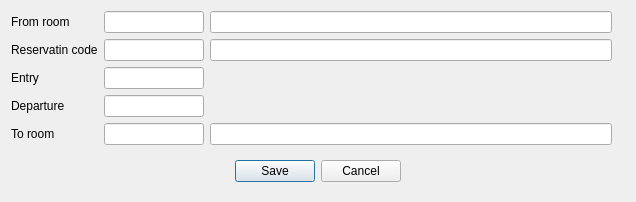
<?xml version="1.0" encoding="UTF-8"?>
<ui version="4.0">
 <class>DlgQuickRoomAssignment</class>
 <widget class="QDialog" name="DlgQuickRoomAssignment">
  <property name="geometry">
   <rect>
    <x>0</x>
    <y>0</y>
    <width>636</width>
    <height>199</height>
   </rect>
  </property>
  <property name="windowTitle">
   <string>Quick room assignment</string>
  </property>
  <layout class="QGridLayout" name="gridLayout">
   <item row="4" column="1">
    <widget class="EQLineEdit" name="letoRoom">
     <property name="maximumSize">
      <size>
       <width>100</width>
       <height>16777215</height>
      </size>
     </property>
    </widget>
   </item>
   <item row="4" column="3">
    <widget class="QLabel" name="lbto">
     <property name="maximumSize">
      <size>
       <width>25</width>
       <height>25</height>
      </size>
     </property>
     <property name="text">
      <string/>
     </property>
     <property name="pixmap">
      <pixmap resource="res.qrc">:/images/remarks.png</pixmap>
     </property>
     <property name="scaledContents">
      <bool>true</bool>
     </property>
     <property name="wordWrap">
      <bool>false</bool>
     </property>
    </widget>
   </item>
   <item row="4" column="2">
    <widget class="EQLineEdit" name="letoGuest">
     <property name="focusPolicy">
      <enum>Qt::ClickFocus</enum>
     </property>
     <property name="readOnly">
      <bool>true</bool>
     </property>
    </widget>
   </item>
   <item row="2" column="0">
    <widget class="QLabel" name="label_3">
     <property name="text">
      <string>Entry</string>
     </property>
    </widget>
   </item>
   <item row="2" column="1">
    <widget class="EDateEdit" name="deEntry">
     <property name="maximumSize">
      <size>
       <width>100</width>
       <height>16777215</height>
      </size>
     </property>
     <property name="focusPolicy">
      <enum>Qt::ClickFocus</enum>
     </property>
     <property name="readOnly">
      <bool>true</bool>
     </property>
    </widget>
   </item>
   <item row="0" column="1">
    <widget class="EQLineEdit" name="lefrRoom">
     <property name="maximumSize">
      <size>
       <width>100</width>
       <height>16777215</height>
      </size>
     </property>
    </widget>
   </item>
   <item row="3" column="1">
    <widget class="EDateEdit" name="deDeparture">
     <property name="maximumSize">
      <size>
       <width>100</width>
       <height>16777215</height>
      </size>
     </property>
     <property name="focusPolicy">
      <enum>Qt::ClickFocus</enum>
     </property>
     <property name="readOnly">
      <bool>true</bool>
     </property>
    </widget>
   </item>
   <item row="0" column="0">
    <widget class="QLabel" name="label">
     <property name="text">
      <string>From room</string>
     </property>
    </widget>
   </item>
   <item row="3" column="0">
    <widget class="QLabel" name="label_4">
     <property name="text">
      <string>Departure</string>
     </property>
    </widget>
   </item>
   <item row="4" column="0">
    <widget class="QLabel" name="label_2">
     <property name="text">
      <string>To room</string>
     </property>
    </widget>
   </item>
   <item row="0" column="3">
    <widget class="QLabel" name="lbfr">
     <property name="maximumSize">
      <size>
       <width>25</width>
       <height>25</height>
      </size>
     </property>
     <property name="text">
      <string/>
     </property>
     <property name="pixmap">
      <pixmap resource="res.qrc">:/images/remarks.png</pixmap>
     </property>
     <property name="scaledContents">
      <bool>true</bool>
     </property>
    </widget>
   </item>
   <item row="0" column="2">
    <widget class="EQLineEdit" name="lefrGuest">
     <property name="focusPolicy">
      <enum>Qt::ClickFocus</enum>
     </property>
     <property name="readOnly">
      <bool>true</bool>
     </property>
    </widget>
   </item>
   <item row="1" column="0">
    <widget class="QLabel" name="label_5">
     <property name="focusPolicy">
      <enum>Qt::StrongFocus</enum>
     </property>
     <property name="text">
      <string>Reservatin code</string>
     </property>
    </widget>
   </item>
   <item row="1" column="1">
    <widget class="QLineEdit" name="leReserve">
     <property name="maximumSize">
      <size>
       <width>100</width>
       <height>16777215</height>
      </size>
     </property>
     <property name="focusPolicy">
      <enum>Qt::ClickFocus</enum>
     </property>
     <property name="readOnly">
      <bool>true</bool>
     </property>
    </widget>
   </item>
   <item row="5" column="0" colspan="4">
    <widget class="QWidget" name="widget" native="true">
     <layout class="QHBoxLayout" name="horizontalLayout">
      <item>
       <spacer name="horizontalSpacer">
        <property name="orientation">
         <enum>Qt::Horizontal</enum>
        </property>
        <property name="sizeHint" stdset="0">
         <size>
          <width>213</width>
          <height>20</height>
         </size>
        </property>
       </spacer>
      </item>
      <item>
       <widget class="QPushButton" name="btnSave">
        <property name="text">
         <string>Save</string>
        </property>
       </widget>
      </item>
      <item>
       <widget class="QPushButton" name="btnCancel">
        <property name="text">
         <string>Cancel</string>
        </property>
       </widget>
      </item>
      <item>
       <spacer name="horizontalSpacer_2">
        <property name="orientation">
         <enum>Qt::Horizontal</enum>
        </property>
        <property name="sizeHint" stdset="0">
         <size>
          <width>213</width>
          <height>20</height>
         </size>
        </property>
       </spacer>
      </item>
     </layout>
    </widget>
   </item>
   <item row="1" column="2">
    <widget class="QLineEdit" name="leInvoice">
     <property name="focusPolicy">
      <enum>Qt::ClickFocus</enum>
     </property>
     <property name="readOnly">
      <bool>true</bool>
     </property>
    </widget>
   </item>
  </layout>
 </widget>
 <customwidgets>
  <customwidget>
   <class>EQLineEdit</class>
   <extends>QLineEdit</extends>
   <header location="global">eqlineedit.h</header>
   <slots>
    <signal>customButtonClicked(bool)</signal>
   </slots>
  </customwidget>
  <customwidget>
   <class>EDateEdit</class>
   <extends>QLineEdit</extends>
   <header location="global">edateedit.h</header>
  </customwidget>
 </customwidgets>
 <tabstops>
  <tabstop>lefrRoom</tabstop>
  <tabstop>letoRoom</tabstop>
  <tabstop>btnSave</tabstop>
  <tabstop>btnCancel</tabstop>
 </tabstops>
 <resources>
  <include location="res.qrc"/>
 </resources>
 <connections/>
</ui>
